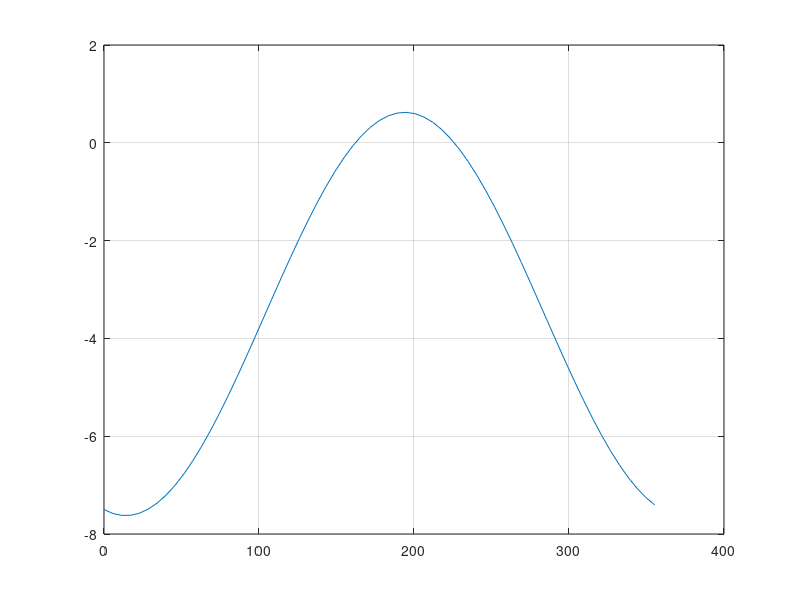
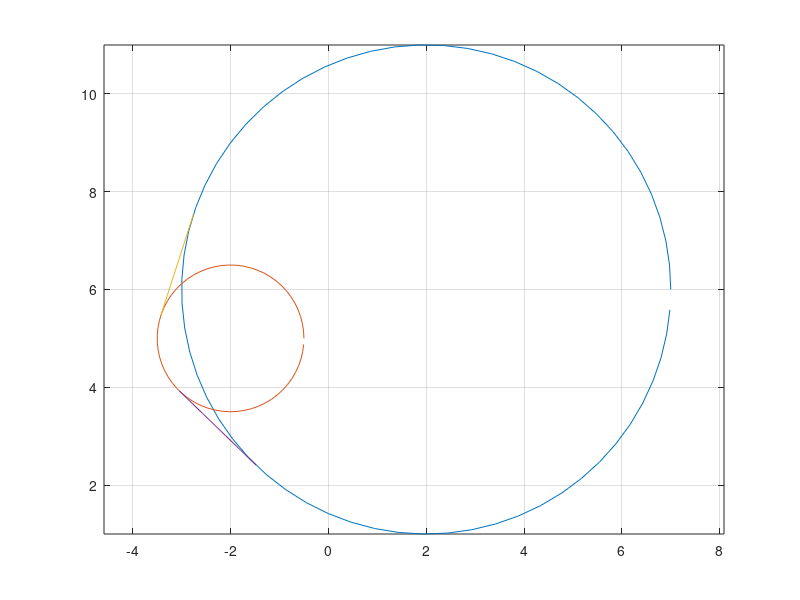

These figures' MATLAB source, in order:

c1 = [2, 6];
c2 = [-2, 5];

R1 = 5;
R2 = 1.5;

th = 0:0.1:2*pi;
th_d = th*180/pi;

f = (c2(1)-c1(1))*cos(th) + (c2(2)-c1(2))*sin(th) - R1+R2;

sig1=sign(f(size(f)));
nsol=0;
sol=0;
for i=1:size(f'),
    sig2 = sign(f(i));
    if sig2~=sig1
        nsol=nsol+1;
        sol(nsol) =th(i);
        disp(sprintf('approx solution #%d : theta=%f degres',i,th(i)*180/pi))
    end
    sig1 = sig2;
end

% solve
for n = 1:nsol,
    f_x=1;
    x=sol(n);
    i=0;
    while abs(f_x)>1e-6,
        f_x = (c2(1)-c1(1))*cos(x) + (c2(2)-c1(2))*sin(x) - R1+R2;
        disp(sprintf('iteration %d : residu=%f',i,f_x))
        df_x = -(c2(1)-c1(1))*sin(x) + (c2(2)-c1(2))*cos(x);
        dx = -f_x/df_x;
        x=x+dx;
        i=i+1;
    end
    theta(n)=x;
    disp(sprintf('solution #%d : theta=%f degres',n,x*180/pi))
end

% trace la fonction
figure(1)
plot(th_d, f)
grid

% trace les cercles
figure(2)
circ1 = c1'*ones(size(th))+R1*[cos(th); sin(th)];
circ2 = c2'*ones(size(th))+R2*[cos(th); sin(th)];
plot(circ1(1,:), circ1(2,:), circ2(1,:), circ2(2,:) );
hold on
for i= 1:nsol,
    x = theta(i);
    p1 = c1' + R1*  [cos(x); sin(x)];
    p2 = c2' + R2*  [cos(x); sin(x)];
    s=0:0.1:1;
    tg = p1*s+p2*(1-s);
    plot( tg(1,:), tg(2,:) );
end
hold off
axis equal
grid



